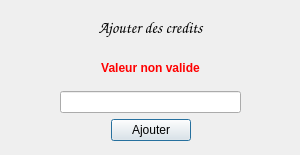
<?xml version="1.0" encoding="UTF-8"?>
<ui version="4.0">
 <class>Dialog</class>
 <widget class="QDialog" name="Dialog">
  <property name="geometry">
   <rect>
    <x>0</x>
    <y>0</y>
    <width>300</width>
    <height>155</height>
   </rect>
  </property>
  <property name="windowTitle">
   <string>Dialog</string>
  </property>
  <widget class="QWidget" name="gridLayoutWidget">
   <property name="geometry">
    <rect>
     <x>10</x>
     <y>10</y>
     <width>281</width>
     <height>131</height>
    </rect>
   </property>
   <layout class="QGridLayout" name="gridLayout">
    <item row="4" column="1" colspan="3">
     <widget class="QLineEdit" name="lineEditCredit"/>
    </item>
    <item row="5" column="1">
     <spacer name="horizontalSpacer_3">
      <property name="orientation">
       <enum>Qt::Horizontal</enum>
      </property>
      <property name="sizeHint" stdset="0">
       <size>
        <width>40</width>
        <height>20</height>
       </size>
      </property>
     </spacer>
    </item>
    <item row="0" column="0" colspan="5">
     <widget class="QLabel" name="labelTitle">
      <property name="font">
       <font>
        <family>Comic Sans MS</family>
        <pointsize>12</pointsize>
       </font>
      </property>
      <property name="text">
       <string>&lt;html&gt;&lt;head/&gt;&lt;body&gt;&lt;p align=&quot;center&quot;&gt;Ajouter des credits&lt;/p&gt;&lt;/body&gt;&lt;/html&gt;</string>
      </property>
     </widget>
    </item>
    <item row="5" column="2">
     <widget class="QPushButton" name="buttonAjoutCredit">
      <property name="text">
       <string>Ajouter</string>
      </property>
     </widget>
    </item>
    <item row="5" column="0">
     <spacer name="horizontalSpacer">
      <property name="orientation">
       <enum>Qt::Horizontal</enum>
      </property>
      <property name="sizeHint" stdset="0">
       <size>
        <width>40</width>
        <height>20</height>
       </size>
      </property>
     </spacer>
    </item>
    <item row="5" column="3">
     <spacer name="horizontalSpacer_4">
      <property name="orientation">
       <enum>Qt::Horizontal</enum>
      </property>
      <property name="sizeHint" stdset="0">
       <size>
        <width>40</width>
        <height>20</height>
       </size>
      </property>
     </spacer>
    </item>
    <item row="5" column="4">
     <spacer name="horizontalSpacer_2">
      <property name="orientation">
       <enum>Qt::Horizontal</enum>
      </property>
      <property name="sizeHint" stdset="0">
       <size>
        <width>40</width>
        <height>20</height>
       </size>
      </property>
     </spacer>
    </item>
    <item row="1" column="0" colspan="5">
     <widget class="QLabel" name="labelErreur">
      <property name="font">
       <font>
        <weight>75</weight>
        <bold>true</bold>
       </font>
      </property>
      <property name="toolTip">
       <string/>
      </property>
      <property name="styleSheet">
       <string notr="true">color: rgb(255, 0, 0);</string>
      </property>
      <property name="text">
       <string>&lt;html&gt;&lt;head/&gt;&lt;body&gt;&lt;p align=&quot;center&quot;&gt;Valeur non valide&lt;/p&gt;&lt;/body&gt;&lt;/html&gt;</string>
      </property>
     </widget>
    </item>
   </layout>
  </widget>
 </widget>
 <resources/>
 <connections/>
</ui>
